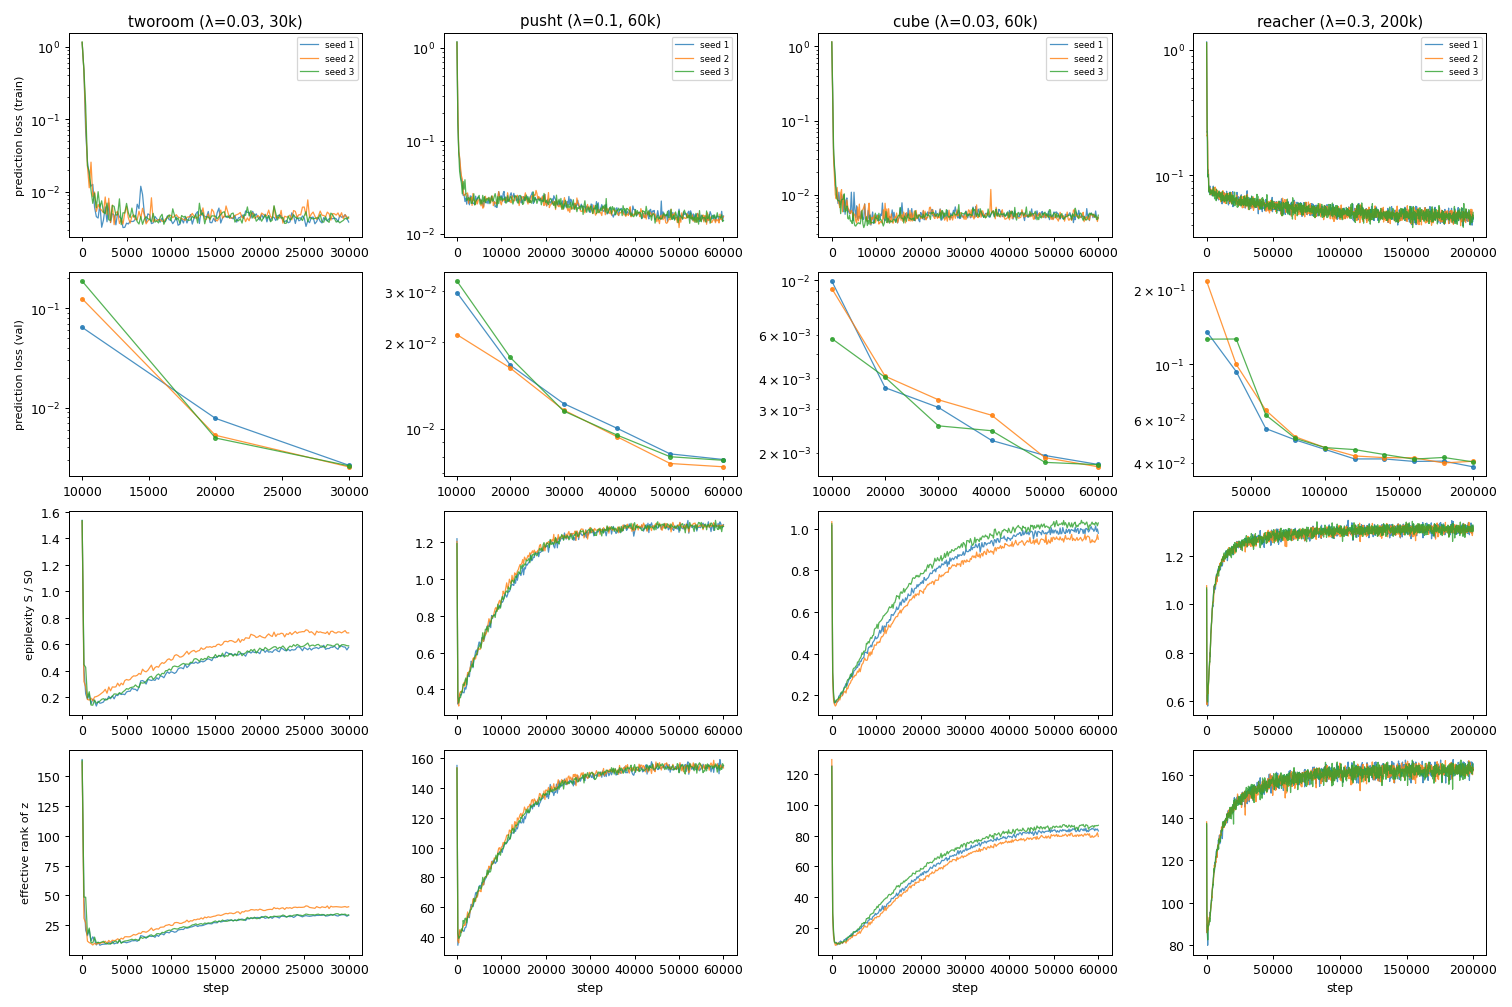

The Python source for this figure:
"""Training curves of the reported EpiWM config per environment, 3 seeds each (training_logs/*.csv, from collect.py).
Rows: prediction loss (train), prediction loss (validation, every 10k/20k steps), epiplexity ratio S/S0 (the term
being maximised), effective rank of the embeddings. Each environment runs to its own best budget (30k/60k/60k/200k).
usage: python loss_curves.py   -> loss_curves.png
"""
import glob
import os

import matplotlib
matplotlib.use("Agg")
import matplotlib.pyplot as plt
import pandas as pd

HERE = os.path.dirname(os.path.abspath(__file__))
RUNS = {"tworoom (λ=0.03, 30k)": "tw_epi_0.03", "pusht (λ=0.1, 60k)": "pusht_epi_0.1_60k",
        "cube (λ=0.03, 60k)": "cube_epi_0.03", "reacher (λ=0.3, 200k)": "rch_epi_0.3_200k"}
ROWS = [("pred", "prediction loss (train)", True), ("val_pred", "prediction loss (val)", True),
        ("epi_ratio", "epiplexity S / S0", False), ("erank", "effective rank of z", False)]

fig, ax = plt.subplots(len(ROWS), len(RUNS), figsize=(4.2 * len(RUNS), 2.8 * len(ROWS)), squeeze=False)
for j, (title, base) in enumerate(RUNS.items()):
    for f in sorted(glob.glob(f"{HERE}/training_logs/{base}*.csv")):
        run = os.path.basename(f)[:-4]
        d = pd.read_csv(f)
        seed = run.split("_seed")[1] if "_seed" in run else "1"
        for i, (col, ylab, logy) in enumerate(ROWS):
            s = d[["step", col]].dropna()
            ax[i, j].plot(s.step, s[col], lw=1, alpha=0.8, marker="o" if col == "val_pred" else None, ms=3,
                          label=f"seed {seed}")
            if logy:
                ax[i, j].set_yscale("log")
            if j == 0:
                ax[i, j].set_ylabel(ylab, fontsize=9)
    ax[0, j].set_title(title)
    ax[-1, j].set_xlabel("step")
    ax[0, j].legend(fontsize=7)
plt.tight_layout()
plt.savefig(f"{HERE}/loss_curves.png", dpi=90)
print("saved loss_curves.png")
